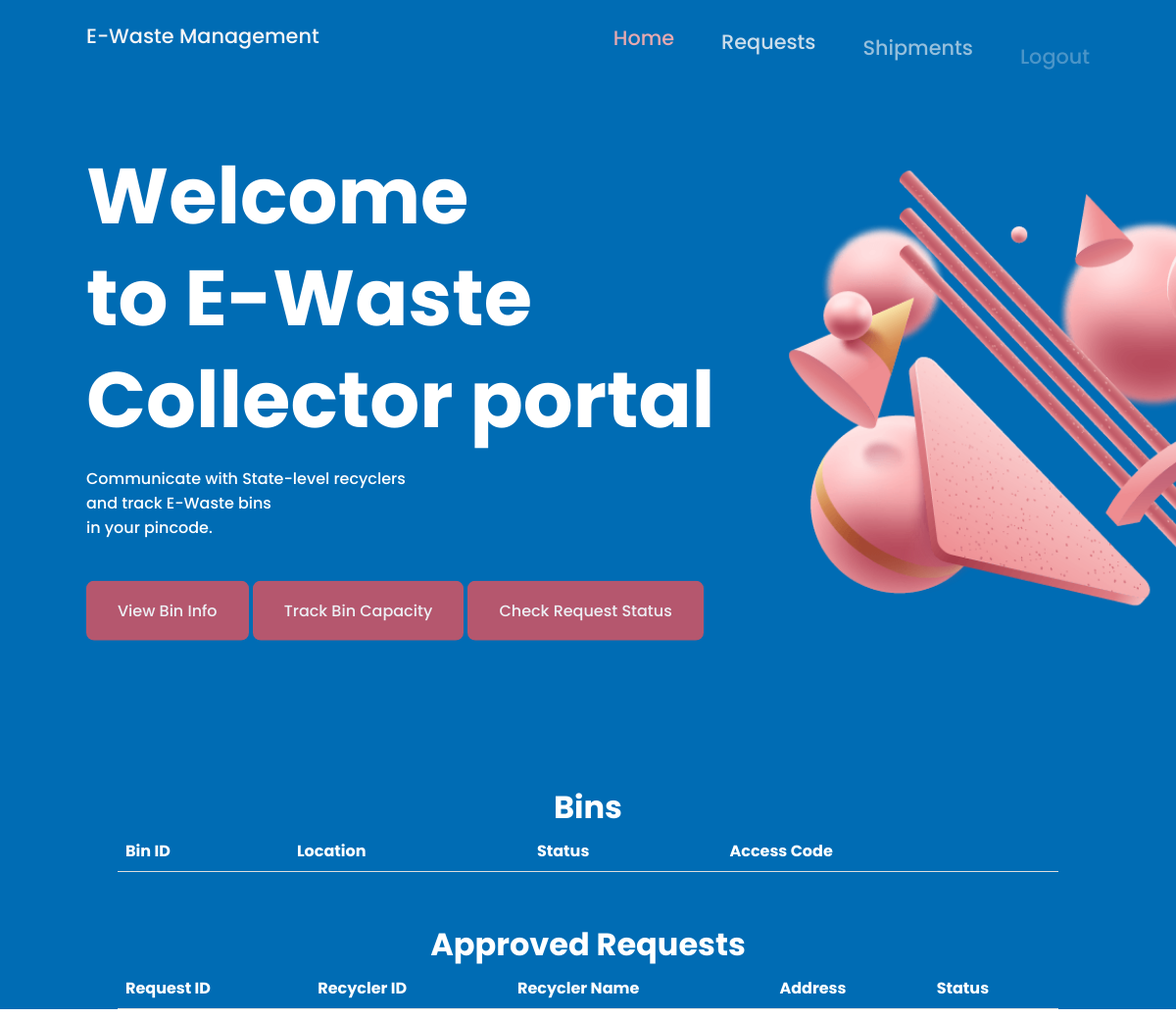
Page /col_homepage.php (signed in) on the earlier database version.
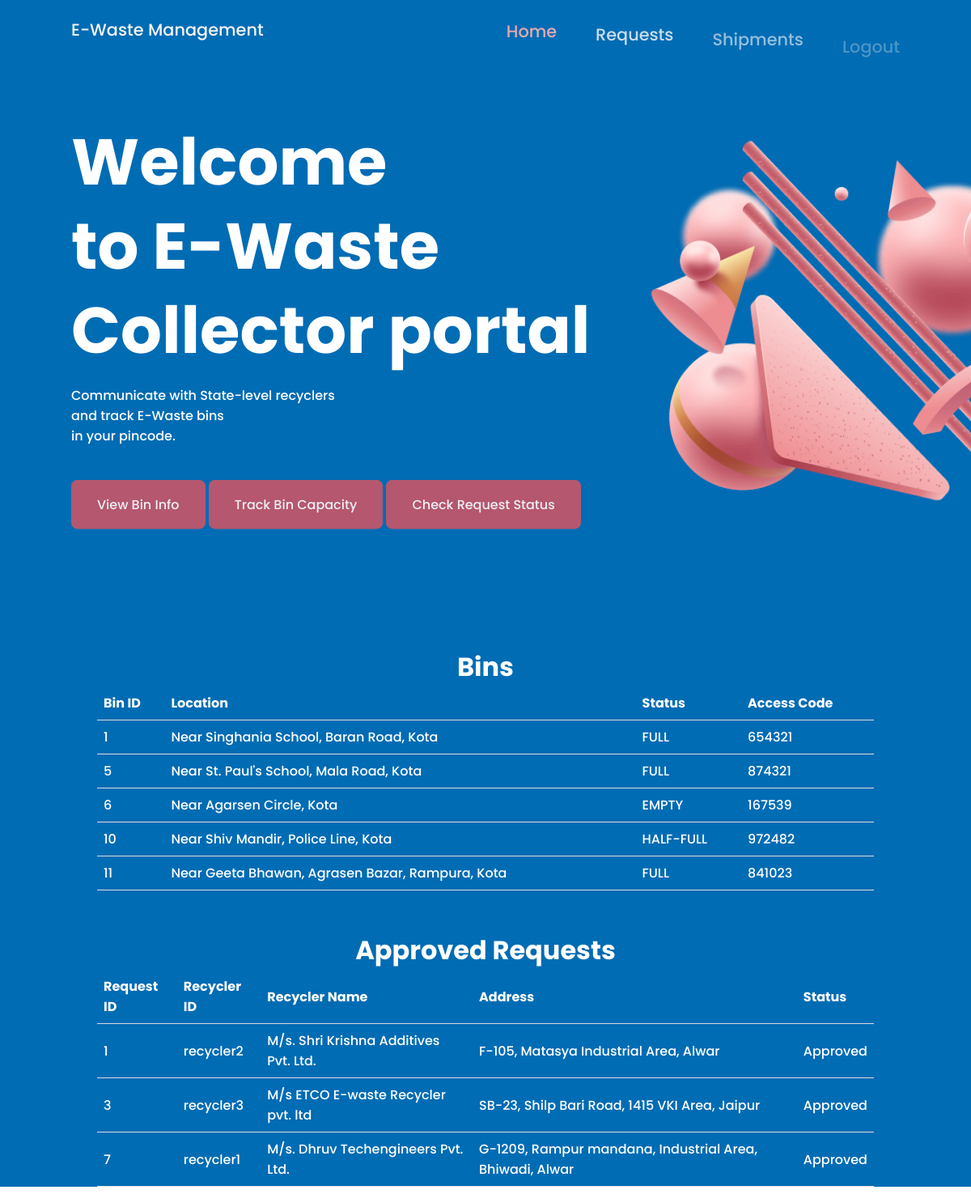
Same page on the later database version.
### tables this page shows
CREATE TABLE `bin` (
  `bin_id` int(11) NOT NULL,
  `bin_loc` text NOT NULL,
  `bin_pin` bigint(20) NOT NULL,
  `status` text NOT NULL,
  `ind_accesscode` bigint(20) NOT NULL,
  `col_accesscode` bigint(20) NOT NULL,
  `col_id` varchar(20) DEFAULT NULL
);

CREATE TABLE `request` (
  `req_id` int(11) NOT NULL,
  `collector_id` varchar(20) NOT NULL,
  `recycler_id` varchar(20) DEFAULT NULL,
  `description` text NOT NULL,
  `status` tinyint(1) NOT NULL DEFAULT 0
);

CREATE TABLE `recyclers` (
  `username` varchar(20) NOT NULL,
  `password` varchar(20) NOT NULL,
  `rec_name` text NOT NULL,
  `rec_address` text NOT NULL,
  `rec_state` text NOT NULL,
  `rec_mno` bigint(10) NOT NULL
);

### col_homepage.php (the view, shortened to what the changed rows need)
<?php
	require_once('dbconfig/config.php');
?>
<!DOCTYPE html>
<html lang="en">
    <head>
        <link href='https://cdn.jsdelivr.net/npm/boxicons@2.0.5/css/boxicons.min.css' rel='stylesheet'>
        <link rel="stylesheet" href="css/col_homepagestyle.css">
    </head>
    <body>
        <main class="l-main">
            <section class="home" id="home">
                <div class="home__container bd-grid">
                    <div class="home__data">
                        <h1 class="home__title">Welcome<br> to E-Waste <br> Collector portal</h1>
                    </div>
                </div>
            </section>
        </main>
        <div id="bin" class="home__data">
        <center><h1>Bins</h1></center>
            <table>
                <tr>
                    <th>Bin ID</th>
                    <th>Location</th>
                    <th>Status</th>
                    <th>Access Code</th>
                </tr>
                <?php
                    $cp=$_SESSION['pin'];
                    $cu=$_SESSION['username'];
                    $query1="Select * from bin A where bin_pin='$cp' and col_id='$cu'";
                    $res1=mysqli_query($con,$query1);
                    while($rows=$res1->fetch_assoc()){
                        ?>
                    <tr>
                    <td>
                        <?php
                            echo $rows['bin_id'];
                        ?>
                    </td>
                    <td>
                        <?php
                            echo $rows['bin_loc'];
                        ?>
                    </td>
                    <td>
                        <?php
                            echo $rows['status'];
                        ?>
                    </td>
                    <td>
                        <?php
                            echo $rows['col_accesscode'];
                        ?>
                    </td>
                    </tr>
                    <?php } ?>
            </table>
        </div>
        <div id="request" class="home__data">
        <br><br><center><h1>Approved Requests</h1></center>
            <table>
                <tr>
                    <th>Request ID</th>
                    <th>Recycler ID</th>
                    <th>Recycler Name</th>
                    <th>Address</th>
                    <th>Status</th>
                </tr>
                <?php
                    $cid=$_SESSION['username'];
                    $query2="Select * from request where collector_id='$cid' and status=1";
                    $res2=mysqli_query($con,$query2);
                    while($rows2=$res2->fetch_assoc()){
                        ?>
                    <tr>
                    <td>
                        <?php
                            echo $rows2['req_id'];
                        ?>
                    </td>
                    <td>
                        <?php
                            echo $rows2['recycler_id'];
                        ?>
                    </td>
                    <td>
                        <?php
                            $x=$rows2['recycler_id'];
                            $query3="select rec_name, rec_address from recyclers where username='$x'";
                            $res3=mysqli_query($con,$query3);
                            $rows3=$res3->fetch_assoc();
                            echo $rows3['rec_name'];
                        ?>
                    </td>
                    <td>
                        <?php
                            echo $rows3['rec_address'];
                        ?>
                    </td>
                    <td>
                        <?php
                            if($rows2['status'])
                            {
                                echo "Approved";
                            }
                        ?>
                    </td>
                    </tr>
                    <?php } ?>
            </table>
        </div>
    </body>
</html>

Differences in the rows shown:
now on this page (row edited): bin: bin_id "1", bin_loc "Near Singhania School, Baran Road, Kota", status "FULL", col_accesscode "654321"
now on this page (row edited): bin: bin_id "5", bin_loc "Near St. Paul's School, Mala Road, Kota", status "FULL", col_accesscode "874321"
now on this page (row edited): bin: bin_id "6", bin_loc "Near Agarsen Circle, Kota", status "EMPTY", col_accesscode "167539"
now on this page (row edited): bin: bin_id "10", bin_loc "Near Shiv Mandir, Police Line, Kota", status "HALF-FULL", col_accesscode "972482"
now on this page (row edited): bin: bin_id "11", bin_loc "Near Geeta Bhawan, Agrasen Bazar, Rampura, Kota", status "FULL", col_accesscode "841023"
now on this page (row edited): request: req_id "1", recycler "recycler2", recycler.rec_name "M/s. Shri Krishna Additives Pvt. Ltd.", recycler.rec_address "F-105, Matasya Industrial Area, Alwar", status "Approved"
now on this page (row edited): request: req_id "3", recycler "recycler3", recycler.rec_name "M/s ETCO E-waste Recycler pvt. ltd", recycler.rec_address "SB-23, Shilp Bari Road, 1415 VKI Area, Jaipur", status "Approved"
added request: req_id "7", recycler "recycler1", recycler.rec_name "M/s. Dhruv Techengineers Pvt. Ltd.", recycler.rec_address "G-1209, Rampur mandana, Industrial Area, Bhiwadi, Alwar", status "Approved"
